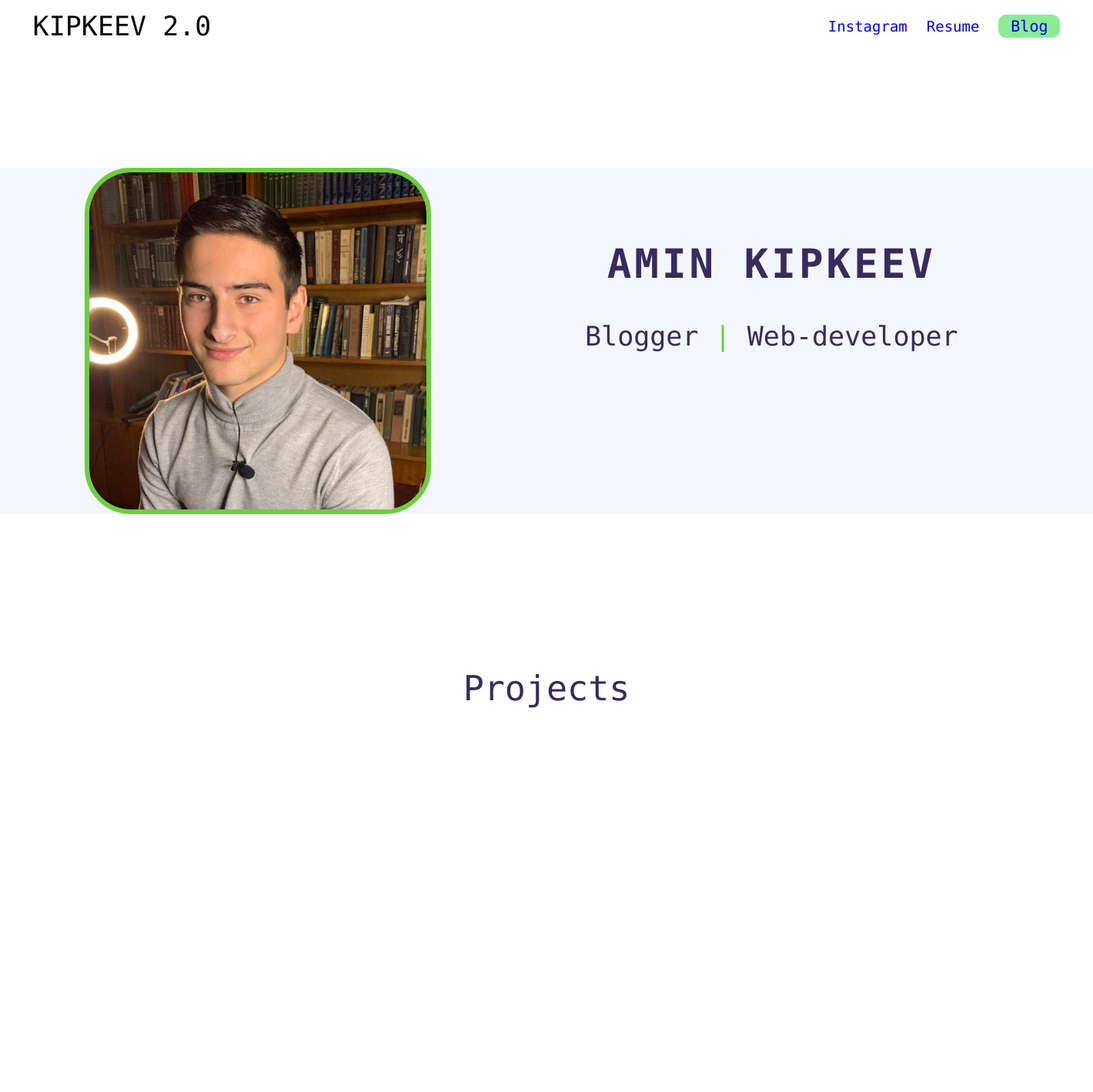
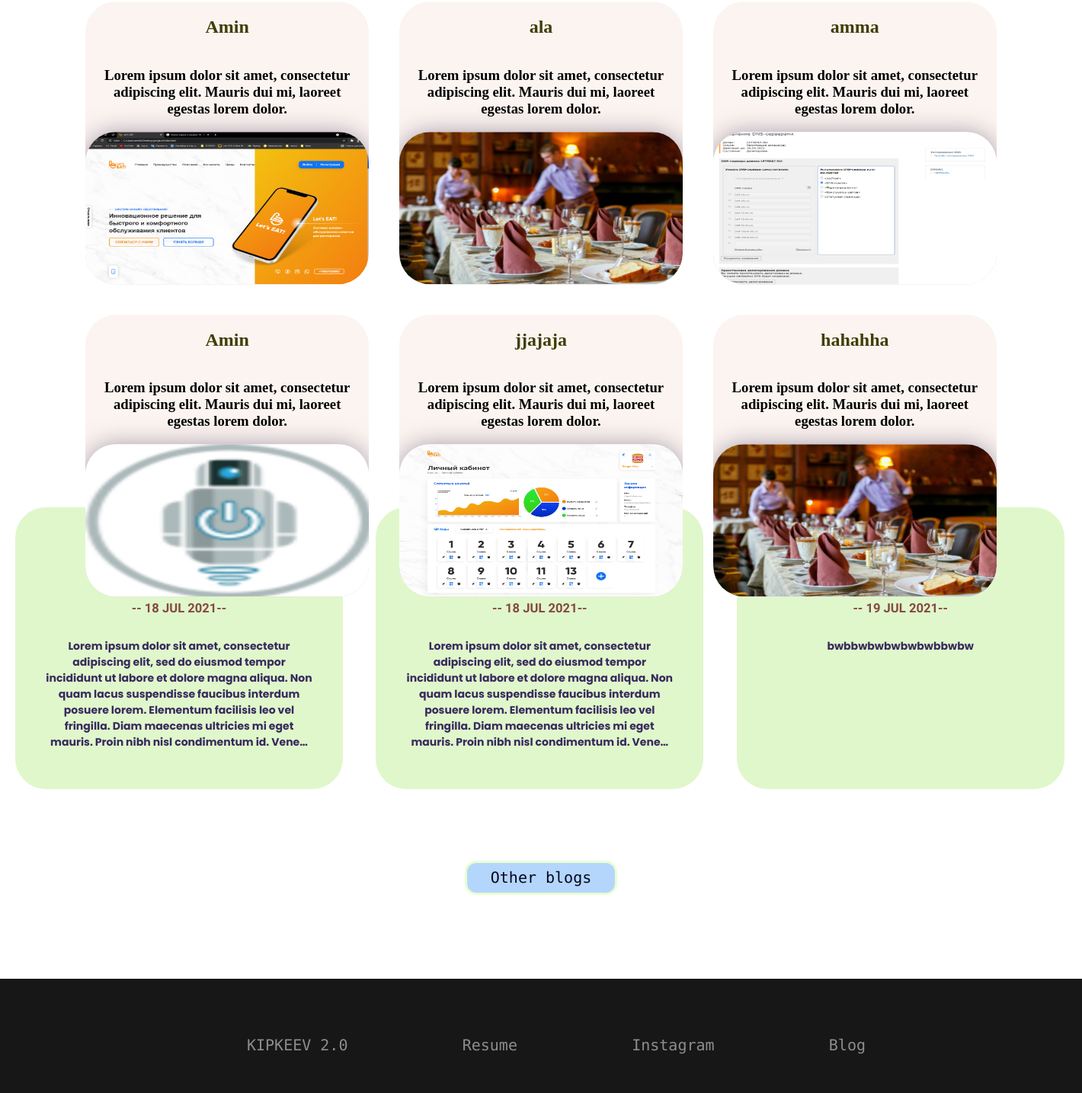
The page / on the database its author committed (2 pictures, top to bottom).
### projects/models.py (models this page shows, shortened)
class project (models.Model):
    title = models.CharField(max_length=30)
    description = models.TextField(max_length=100)
    image = models.ImageField(upload_to="images")
    url = models.URLField(blank=True)

### blog/models.py (models this page shows, shortened)
class blog_post(models.Model):
    title = models.CharField(max_length=30)
    desc = models.TextField(max_length=10000)
    dateofpost = models.DateField(auto_now=False, auto_now_add=False)

### projects/views.py (the view)
# urls.py: 2. Add a URL to urlpatterns:  path('', views.home, name='home')
def home(request):
    all_posts = blog_post.objects.all()[:3]
    all_projects = project.objects.all()
    return render(request, 'projects/home.html', {'all_projects': all_projects, 'all_posts':all_posts})

### projects/templates/projects/home.html (shortened to what this page needs)
{%extends 'projects/base.html'%}
{% load static %}
{% block 'content'%}
  <section class="head">
    <div class="startimage">
      <img src="{% static 'projects/jj.jpeg' %}" alt="">
      <div class="textt">
        <h1> AMIN KIPKEEV </h1>
        <span class="main"> Blogger <span class="slash">|</span> Web-developer</span>
      </div>
    </div>
  </section>
  <section class="projects_sec">
    <h2 class="proj" data-aos="zoom-out" data-aos-duration="1500">Projects</h2>
    <div class="wrapper">
      {% for project in all_projects %}
      <div class="card_h" data-aos="slide-up" data-aos-duration="1300" >
        <h2 class="title">{{project.title}}</h2>
        <h3 class="desc">{{project.description}}</h3>
        <img class = "projectim"src="{{ project.image.url }}" alt="" width='200' height='150'>
      </div>
      {% endfor %}
    </div>
  </section>
  <section class="blogs_sec">
    <h2 class="blog" data-aos="fade-in" data-aos-duration="2000">Blogs</h2>
    <div class="wrapper_2">
      {% for post in all_posts %}
          <a href="{% url 'blog:detail' post.id %}" data-aos="fade-right" data-aos-duration="2000" >
              <div class="card_h_2">
                  <div class="blog_h">
                      <h2>{{ post.title }}</h2>
                  </div>
                  <div class="blog_date_h">
                      <h5>-- {{ post.dateofpost|date:'j M Y'|upper}}--</h5>
                  </div>
                  <div class="blog_desc_h">
                      <h3>{{ post.desc|striptags|truncatechars:300}}<h3>
                  </div>
              </div>
          </a>
      {%endfor%}
    </div>
      <a href="{% url 'blog:blogpage' %}" class="back_a"><div class="back">Other blogs</div></a>
  </section>
{% endblock %}

### blog/static/blog/blog.css (style rules this page uses)
* { box-sizing:border-box; }
a { text-decoration: none; }

### blog/static/blog/detail.css (style rules this page uses)
* { box-sizing: border-box; }
.back { background-color: rgb(206, 255, 160); border: rgb(232, 255, 210) solid; border-radius: 6px; font-size: 20px; font-family: 'Roboto Mono', monospace; font-weight: 400; text-decoration: none; width: 100px; margin: 0 auto; text-align: center; }

### projects/static/projects/home.css (style rules this page uses)
body { padding: 0; margin: 0; }
.startimage { max-width: 100%; margin: 0; margin-top: 150px; background-color: rgb(243, 247, 252); display: flex; }
.startimage img { display: inline; border: 6px solid rgb(107, 207, 61); border-radius: 60px; width: 450px; height: 450px; margin-left: 110px; }
.textt { margin-right: 20px; margin-left: 200px; margin-top: 50px; text-align: center; font-size: 35px; font-family: 'Roboto Mono', monospace; font-weight: 400; color: rgb(56, 43, 94); }
.textt h1 { letter-spacing: 4px; }
.main { color:rgb(56, 43, 94); }
.slash { color: rgb(107, 207, 61); }
.wrapper { width:87%; display: grid; vertical-align: baseline; margin: 0 auto; margin-top: 110px; grid-template-columns: 1fr 1fr 1fr; }
.card_h { display: flex; flex-direction: column; overflow: hidden; align-items:center; margin: 20px; background-color: rgb(252, 244, 240); border-radius: 40px; }
.card_h .desc { text-align: center; width: 350px; }
.title { color:rgb(63, 62, 6); }
.proj { text-align: center; font-size: 45px; font-family: 'Roboto Mono', monospace; font-weight: 500; color: rgb(56, 43, 94); margin-top: 200px; }
.projectim { height: 200px; width: 100%; margin-bottom: 0; padding: 0; border-radius: 40px; box-shadow: 0 0 30px rgb(88, 73, 107, 0.5); }
.blog { text-align: center; font-size: 45px; font-family: 'Roboto Mono', monospace; font-weight: 500; color: rgb(56, 43, 94); padding-top: 110px; margin-bottom: 50px; margin-top: 0; }
.wrapper_2 { vertical-align: baseline; margin: 0 auto; display: grid; grid-template-columns: 1fr 1fr 1fr; }
.card_h_2 { display: inline-block; overflow: hidden; border: black; height: 370px; background-color: rgb(224, 247, 203); border-radius: 40px; padding: 40px; margin: 20px; }
.blog_desc_h { text-align: center; color: rgb(56, 43, 94); font-family: 'Poppins', sans-serif; font-size:12px; font-weight: 400; text-decoration: none; width:350px; }
.blog_date_h { text-align: center; font-family: 'Inconsolata', monospace; font-weight: 700; font-size: 20px; color:rgb(133, 73, 66); margin-top: 8px; text-decoration: none; margin-bottom: 30px; }
.blog_h { text-align: center; text-decoration: none; color: rgb(112, 27, 38); font-family: 'Poppins', sans-serif; font-weight: 400; font-size: 16px; margin-bottom: 0; }
.back { background-color: rgb(181, 214, 252); border-radius: 15px; font-size: 20px; font-family: 'Roboto Mono', monospace; font-weight: 400; text-decoration: none; width: 200px; height: 45px; margin: 0 auto; text-align: center; display: flex; justify-content: center; align-items: center; color: rgb(5, 6, 31); margin-top: 70px; }

### rows shown on the page
project: title "Amin", description "Lorem ipsum dolor sit amet, consectetur adipiscing elit. Mauris dui mi, laoreet egestas lorem dolor.", image (picture)
project: title "ala", description "Lorem ipsum dolor sit amet, consectetur adipiscing elit. Mauris dui mi, laoreet egestas lorem dolor.", image (picture)
project: title "amma", description "Lorem ipsum dolor sit amet, consectetur adipiscing elit. Mauris dui mi, laoreet egestas lorem dolor.", image (picture)
project: title "Amin", description "Lorem ipsum dolor sit amet, consectetur adipiscing elit. Mauris dui mi, laoreet egestas lorem dolor.", image (picture)
project: title "jjajaja", description "Lorem ipsum dolor sit amet, consectetur adipiscing elit. Mauris dui mi, laoreet egestas lorem dolor.", image (picture)
project: title "hahahha", description "Lorem ipsum dolor sit amet, consectetur adipiscing elit. Mauris dui mi, laoreet egestas lorem dolor.", image (picture)
blog_post: dateofpost "18 JUL 2021", desc "Lorem ipsum dolor sit amet, consectetur adipiscing elit, sed do eiusmod tempor incididunt ut labore et dolore magna aliqua. Non quam lacus suspendisse faucibus interdum posuere lorem. Elementum facilisis leo vel fringilla. Diam maecenas ultricies mi eget mauris. Proin nibh nisl condimentum id. Vene…"
blog_post: dateofpost "18 JUL 2021", desc "Lorem ipsum dolor sit amet, consectetur adipiscing elit, sed do eiusmod tempor incididunt ut labore et dolore magna aliqua. Non quam lacus suspendisse faucibus interdum posuere lorem. Elementum facilisis leo vel fringilla. Diam maecenas ultricies mi eget mauris. Proin nibh nisl condimentum id. Vene…"
blog_post: dateofpost "19 JUL 2021", desc "bwbbwbwbwbwbwbbwbw"
